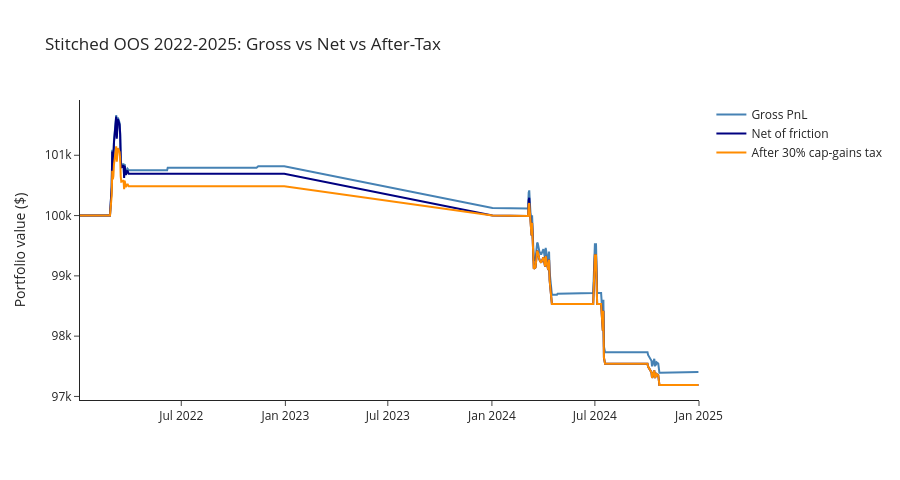

Notebook code cell kept with this figure:
### Markdown cell above
## 14 Three-line Equity: Gross vs Net vs After-Tax (stitched OOS)

### Code cell
if not stitched_ledger.empty:
    lc = stitched_ledger.copy()
    lc['date'] = pd.to_datetime(lc['date'])
    lc['delta'] = lc['mkt_value'] - STARTING_CAPITAL
    agg = lc.groupby('date')['delta'].sum().reset_index()
    agg['net_value'] = STARTING_CAPITAL + agg['delta']
    if not oos_trades.empty:
        cb = oos_trades.groupby(pd.to_datetime(oos_trades['exit_date']))['total_cost'].sum()
    else:
        cb = pd.Series(dtype=float)
    cum, gross = 0.0, []
    for d in agg['date']:
        cum += cb.get(d, 0.0); gross.append(cum)
    agg['cum_costs'] = gross
    agg['gross_value'] = agg['net_value'] + agg['cum_costs']
    agg['net_pnl_cum'] = agg['net_value'] - STARTING_CAPITAL
    agg['after_tax_pnl'] = agg['net_pnl_cum'].apply(lambda p: p * (1 - TAX_RATE) if p > 0 else p)
    agg['after_tax_value'] = STARTING_CAPITAL + agg['after_tax_pnl']
    fig = go.Figure()
    fig.add_trace(go.Scatter(x=agg['date'], y=agg['gross_value'],     line=dict(color='steelblue'), name='Gross PnL'))
    fig.add_trace(go.Scatter(x=agg['date'], y=agg['net_value'],       line=dict(color='navy'),      name='Net of friction'))
    fig.add_trace(go.Scatter(x=agg['date'], y=agg['after_tax_value'], line=dict(color='darkorange'),name='After 30% cap-gains tax'))
    fig.add_hline(y=STARTING_CAPITAL, line_dash='dot', line_color='gray')
    # Add vertical fold separators
    for f in FOLDS[1:]:
        fig.add_vline(x=pd.Timestamp(f'{f["test_year"]}-01-01'), line_color='lightgray', line_dash='dot')
    fig.update_layout(title='Stitched OOS 2022-2025: Gross vs Net vs After-Tax',
                      template='simple_white', height=480, yaxis_title='Portfolio value ($)')
    fig.write_html(str(OUT_DIR/'equity_3line.html'), include_plotlyjs='cdn')
    fig.show()

### Figure 1 — Plotly figure (JSON) as saved in the notebook; plotly's stock layout.template omitted (floating-point values rounded to 4 significant figures; data arrays with more than 128 entries replaced by an {"elided": "..."} marker saying what was removed)
{"data": [{"line": {"color": "steelblue"}, "name": "Gross PnL", "type": "scatter", "x": {"elided": "503 str values"}, "y": {"elided": "503 float values"}}, {"line": {"color": "navy"}, "name": "Net of friction", "type": "scatter", "x": {"elided": "503 str values"}, "y": {"elided": "503 float values"}}, {"line": {"color": "darkorange"}, "name": "After 30% cap-gains tax", "type": "scatter", "x": {"elided": "503 str values"}, "y": {"elided": "503 float values"}}], "layout": {"height": 480, "shapes": [{"line": {"color": "gray", "dash": "dot"}, "type": "line", "x0": 0, "x1": 1, "xref": "x domain", "y0": 100000, "y1": 100000, "yref": "y"}, {"line": {"color": "lightgray", "dash": "dot"}, "type": "line", "x0": "2023-01-01T00:00:00", "x1": "2023-01-01T00:00:00", "xref": "x", "y0": 0, "y1": 1, "yref": "y domain"}, {"line": {"color": "lightgray", "dash": "dot"}, "type": "line", "x0": "2024-01-01T00:00:00", "x1": "2024-01-01T00:00:00", "xref": "x", "y0": 0, "y1": 1, "yref": "y domain"}, {"line": {"color": "lightgray", "dash": "dot"}, "type": "line", "x0": "2025-01-01T00:00:00", "x1": "2025-01-01T00:00:00", "xref": "x", "y0": 0, "y1": 1, "yref": "y domain"}], "title": {"text": "Stitched OOS 2022-2025: Gross vs Net vs After-Tax"}, "yaxis": {"title": {"text": "Portfolio value ($)"}}}}
